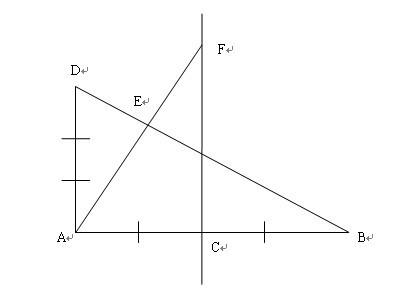
//> input picture 形态学操作应用-提取水平与垂直线/形态学操作应用-提取水平与垂直线/test.jpg, 394 x 297 px
$ ./Source   (built with g++ and OpenCV 4)
//> lines starting //> are read from the running program, lines starting //| are printed output that depends on the picture; after the words box and inside, x2 and y2 are one past the last pixel; in counts of white or black regions, pixels touching at a corner belong together
#include<opencv2/opencv.hpp>
#include<iostream>

using namespace cv;

int main(int argc, char** argv){
	// 形态学操作应用-提取水平与垂直线

	// 读取图片
	Mat src = imread("D:/OpenCVProject/day1212/形态学操作应用-提取水平与垂直线/形态学操作应用-提取水平与垂直线/test.jpg");
//> src is the input picture: 297 rows x 394 cols, CV_8UC3; min 0, max 255, mean 251.5
	imshow("origin image", src);

	Mat gray_src;
	cvtColor(src, gray_src, CV_BGR2GRAY);
	imshow("gray image", gray_src);

	Mat bin_src;
	// 自适应阈值化   阈值化操作在图像处理中是一种常用的算法，比如图像的二值化就是一种最常见的一种阈值化操作
	/*
		cv::InputArray src, // 输入图像
		cv::OutputArray dst, // 输出图像
		double maxValue, // 向上最大值
		int adaptiveMethod, // 自适应方法，平均或高斯
		int thresholdType // 阈值化类型
		int blockSize, // 块大小
		double C // 常量
	*/
	adaptiveThreshold(gray_src, bin_src, 255, ADAPTIVE_THRESH_MEAN_C, THRESH_BINARY, 15, 2);
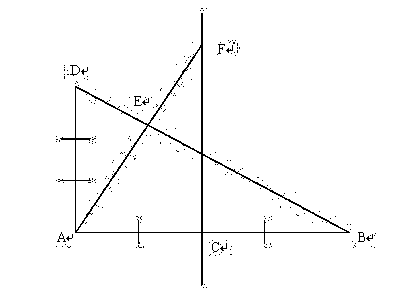
//> bin_src: 297 rows x 394 cols, CV_8UC1; 97.8% white; black in thin lines or dots, all inside (x1, y1, x2, y2) = (56, 8, 376, 288)
	imshow("binary image", bin_src);

	// 水平结构元素
	Mat hline = getStructuringElement(MORPH_RECT, Size(src.cols / 24, 1), Point(-1, -1));
	// 垂直结构元素
	Mat vline = getStructuringElement(MORPH_RECT, Size(1, src.rows / 24), Point(-1, -1));
//> vline = [1, 1, 1, 1, 1, 1, 1, 1, 1, 1, 1, 1]
	// 矩形结构
	Mat kernel = getStructuringElement(MORPH_RECT, Size(3, 3), Point(-1, -1));

	Mat temp, dst;
	// 闭操作提取线
	morphologyEx(bin_src, dst, CV_MOP_CLOSE, vline);
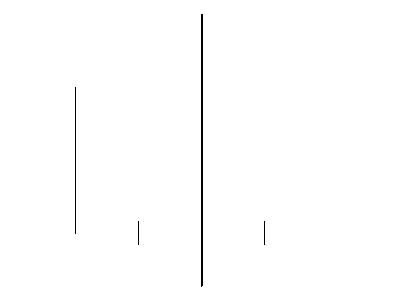
//> dst: 297 rows x 394 cols, CV_8UC1; 99.4% white; black in thin lines or dots, all inside (x1, y1, x2, y2) = (75, 14, 265, 287)
	imshow("open methgod image", dst);

	waitKey(0);
	return 0;
}
